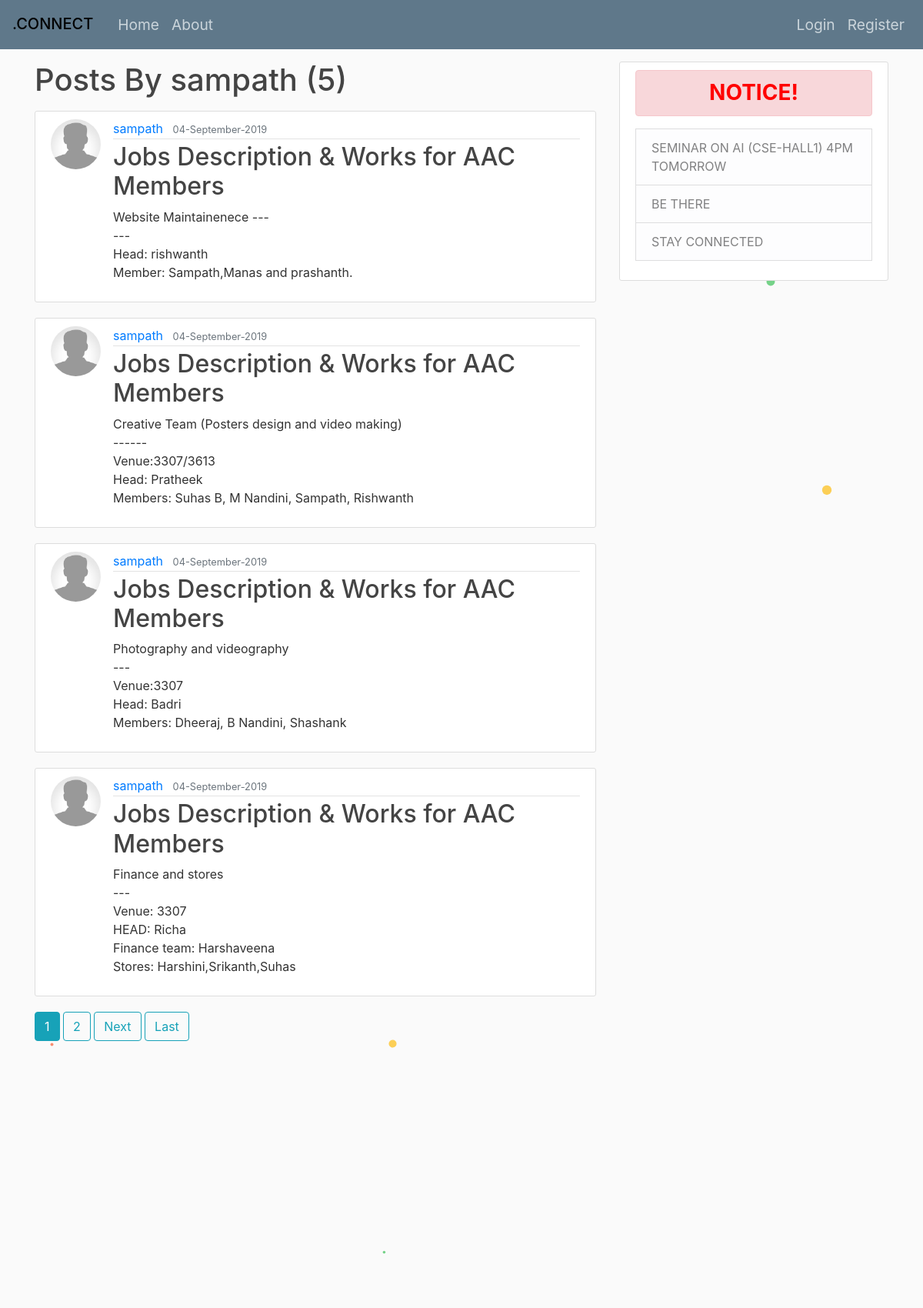
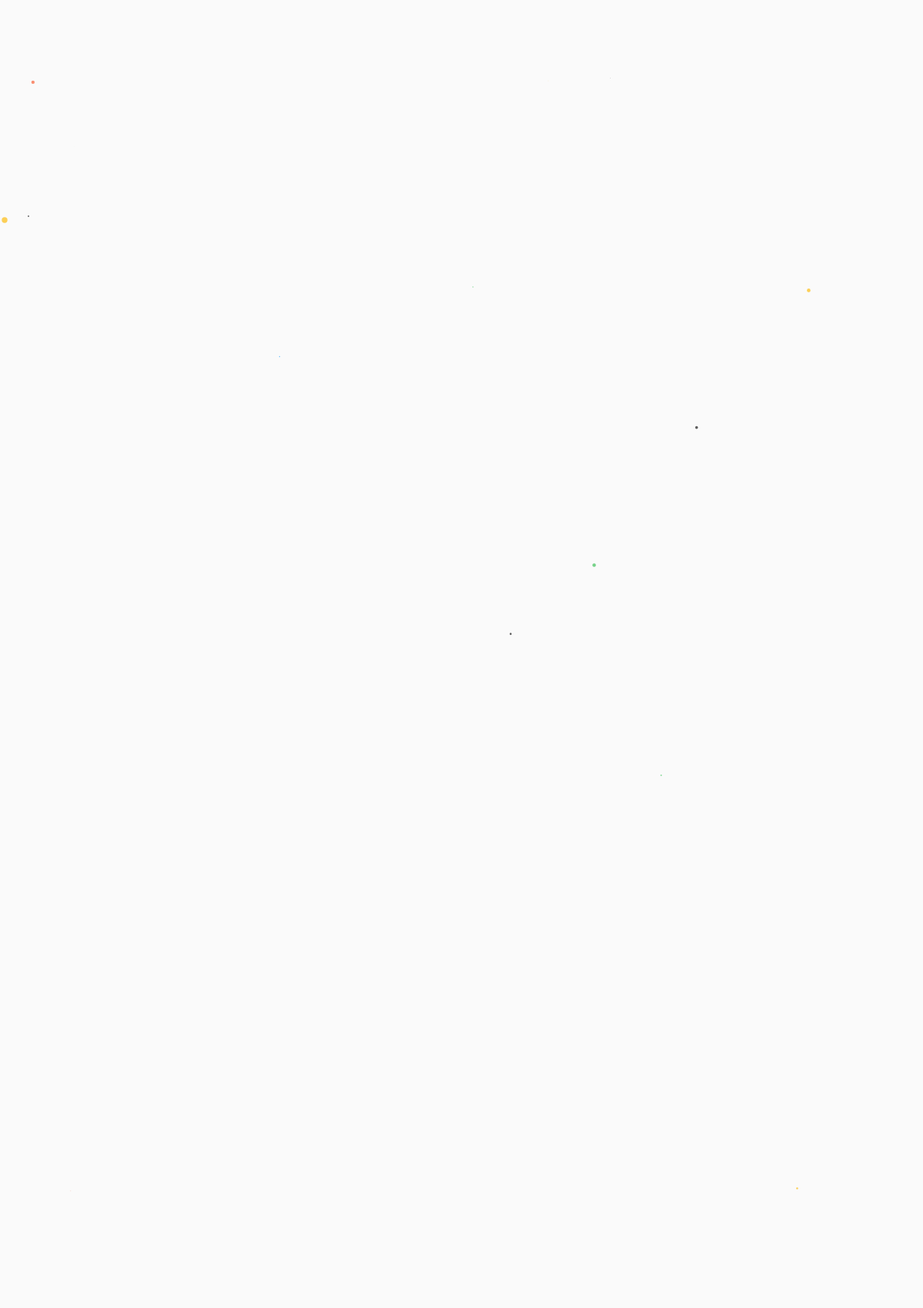
Page /user/sampath (upper part) on the committed database (2 pictures, top to bottom).
### blog/models.py (models this page shows, shortened)
class Post(models.Model):
	title = models.CharField(max_length=100)
	content = models.TextField()
	date_posted = models.DateTimeField(default=timezone.now)
	author = models.ForeignKey(User,on_delete=models.CASCADE)

### users/models.py (models this page shows, shortened)
class Profile(models.Model):
	user = models.OneToOneField(User,on_delete=models.CASCADE)
	image = models.ImageField(default='default.jpg',upload_to='profile_pics')

### blog/views.py (the view)
# urls.py: path('user/<username>', UserPostListView.as_view(),name='user-posts'),
class UserPostListView(ListView):
	model = Post
	template_name = 'blog/user_posts.html'
	context_object_name = 'posts'
	paginate_by = 4
	def get_queryset(self):
		user = get_object_or_404(User, username=self.kwargs.get('username'))
		return Post.objects.filter(author=user).order_by('-date_posted')

### blog/templates/blog/user_posts.html (shortened to what this page needs)
{% extends "blog/base.html" %}
{% block content %}
	<h1 class="mb-3">Posts By {{ view.kwargs.username }} ({{ page_obj.paginator.count }})</h1>
	{% for post in posts %}
		<article class="media content-section">
			<img class="rounded-circle article-img" src="{{ post.author.profile.image.url }}">
			<div class="media-body">
			    <div class="article-metadata">
			      <a class="mr-2" href="{% url 'user-posts' post.author.username %}">{{ post.author }}</a>
			      <small class="text-muted">{{ post.date_posted|date:"d-F-Y"}}</small>
			    </div>
		    	<h2><a class="article-title" href="{% url 'post-detail' post.id %}">{{ post.title }}</a></h2>
		    	<p class="article-content">{{ post.content }}</p>
			</div>
		</article>
	{% endfor %}
	{% if is_paginated %}
		{% for num in page_obj.paginator.page_range %}
			{% if page_obj.number == num %}
				<a class="btn btn-info mb-4" href="?page={{ num }}">{{ num }}</a>
			{% elif num > page_obj.number|add:'-3' and num < page_obj.number|add:'3' %}
				<a class="btn btn-outline-info mb-4" href="?page={{ num }}">{{ num }}</a>
			{% endif %}
		{% endfor %}
		{% if page_obj.has_next %}
			<a class="btn btn-outline-info mb-4" href="?page={{ page_obj.next_page_number }}">Next</a>
			<a class="btn btn-outline-info mb-4" href="?page={{ page_obj.paginator.num_pages }}">Last</a>
		{% endif %}
	{% endif %}
{% endblock content %}

### blog/static/blog/main.css (style rules this page uses)
body { background: #fafafa; color: #333333; margin-top: 5rem; }
h1, h2, h3, h4, h5, h6 { color: #444444; }
.content-section { background: #ffffff; padding: 10px 20px; border: 1px solid #dddddd; border-radius: 3px; margin-bottom: 20px; }
.article-title { color: #444444; }
.article-content { white-space: pre-line; }
.article-img { height: 65px; width: 65px; margin-right: 16px; }
.article-metadata { padding-bottom: 1px; margin-bottom: 4px; border-bottom: 1px solid #e3e3e3 }

### rows in the picture
Post: author.profile.image (placeholder picture), author "sampath", date_posted "04-September-2019", title "Jobs Description & Works for AAC Members", content "Website Maintainenece --- --- Head: rishwanth Member: Sampath,Manas and prashanth."
Post: author.profile.image (placeholder picture), author "sampath", date_posted "04-September-2019", title "Jobs Description & Works for AAC Members", content "Creative Team (Posters design and video making) ------ Venue:3307/3613 Head: Pratheek Members: Suhas B, M Nandini, Sampath, Rishwanth"
Post: author.profile.image (placeholder picture), author "sampath", date_posted "04-September-2019", title "Jobs Description & Works for AAC Members", content "Photography and videography --- Venue:3307 Head: Badri Members: Dheeraj, B Nandini, Shashank"
Post: author.profile.image (placeholder picture), author "sampath", date_posted "04-September-2019", title "Jobs Description & Works for AAC Members", content "Finance and stores --- Venue: 3307 HEAD: Richa Finance team: Harshaveena Stores: Harshini,Srikanth,Suhas"

### other values in the picture
{{ view.kwargs.username }} "sampath"
{{ page_obj.paginator.count }} "5"
{{ num }} "1"
{{ num }} "2"
